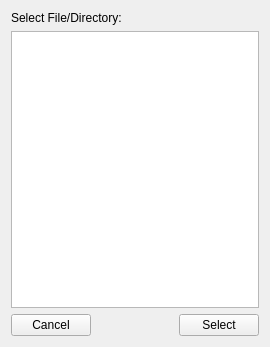
<?xml version="1.0" encoding="UTF-8"?>
<ui version="4.0">
 <class>FileSystemTree</class>
 <widget class="QWidget" name="FileSystemTree">
  <property name="geometry">
   <rect>
    <x>0</x>
    <y>0</y>
    <width>270</width>
    <height>347</height>
   </rect>
  </property>
  <property name="windowTitle">
   <string>Form</string>
  </property>
  <layout class="QVBoxLayout" name="verticalLayout_2">
   <item>
    <layout class="QVBoxLayout" name="verticalLayout">
     <item>
      <widget class="QLabel" name="label">
       <property name="text">
        <string>Select File/Directory:</string>
       </property>
      </widget>
     </item>
     <item>
      <widget class="QTreeView" name="treeView"/>
     </item>
     <item>
      <layout class="QHBoxLayout" name="horizontalLayout">
       <item>
        <widget class="QPushButton" name="cancelPushButton">
         <property name="text">
          <string>Cancel</string>
         </property>
        </widget>
       </item>
       <item>
        <spacer name="horizontalSpacer">
         <property name="orientation">
          <enum>Qt::Horizontal</enum>
         </property>
         <property name="sizeHint" stdset="0">
          <size>
           <width>40</width>
           <height>20</height>
          </size>
         </property>
        </spacer>
       </item>
       <item>
        <widget class="QPushButton" name="selectPushButton">
         <property name="text">
          <string>Select</string>
         </property>
         <property name="default">
          <bool>false</bool>
         </property>
        </widget>
       </item>
      </layout>
     </item>
    </layout>
   </item>
  </layout>
 </widget>
 <resources/>
 <connections/>
</ui>
